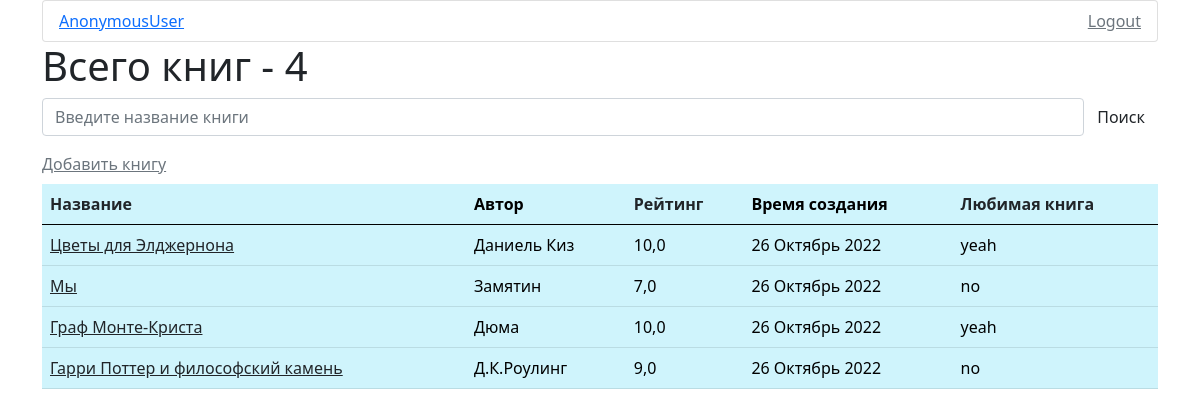
The app's page /names/ with its own data.
### book/models.py (models this page shows, shortened)
class Book(models.Model):
    user = models.ForeignKey(User, on_delete=models.CASCADE, verbose_name='Пользователь')
    title = models.CharField(max_length=255, verbose_name='Название книги')
    author = models.CharField(max_length=100, verbose_name='Автор книги')
    category = models.CharField(max_length=50, choices=Category.choices, verbose_name='Категория')
    photo = models.ImageField(upload_to='photos/%Y/%m/%d/', verbose_name='Обложка', blank=True, null=True)
    review = models.TextField(verbose_name='Рецензия')
    rating = models.FloatField(validators=[MinValueValidator(0.0), MaxValueValidator(10.0)],
                               verbose_name='Оценка')
    time_create = models.DateTimeField(auto_now_add=True, verbose_name='Время создание')
    time_update = models.DateTimeField(auto_now=True, verbose_name='Время обновления')
    favorite = models.BooleanField(default=False, verbose_name='Любимая книга')
    def get_absolute_url(self):
        return reverse('profile:book', kwargs={'book_id': self.pk})
    class Meta:
        verbose_name = 'Книга'
        verbose_name_plural = 'Книги'

### book/views.py (the view)
# urls.py: path('names/', OrderBooksByName.as_view(), name='order_by_title'),
class OrderBooksByName(BookMixinData, ListView):
    def get_queryset(self):
        return Book.objects.all().order_by('-title')
    def get_context_data(self, *, object_list=None, **kwargs):
        context = super().get_context_data()
        context['amout_books'] = Book.objects.all().count()
        return context

### templates/book/profile.html (shortened to what this page needs)
{% extends 'book/base.html' %}
{% block content %}
    <div><h1>Всего книг - {{ amout_books }}</h1></div>
    <form action="{% url 'profile:search' %}" method="get" class="d-flex editContent mb-3">
    <input type="search" name="search" class="form-control" placeholder="Введите название книги">
    <button class="btn" type="submit">Поиск</button>
    </form>
    <div class="mb-2"><a href="{% url 'profile:add_book' %}" class="link-secondary">Добавить книгу</a></div>
    <table class="table-info table">
    <thead>
        <th class="col"><a href="{% url 'profile:order_by_title' %}" style="text-decoration: none; color: #212529">Название</a></th>
        <th class="col">Автор</th>
        <th class="col"><a href="{% url 'profile:order_by_rating' %}" style="text-decoration: none; color: #212529">Рейтинг</a></th>
        <th class="col">Время создания</th>
        <th class="col"><a href="{% url 'profile:favorite_books' %}" style="text-decoration: none; color: #212529">Любимая книга</a></th>
    </thead>
    <tbody>
    {% for book in books %}
        <tr>
            <td><a href="{{ book.get_absolute_url }}" class="link-dark">{{ book.title }}</a></td>
            <td>{{ book.author }}</td>
            <td>{{ book.rating }}</td>
            <td>{{ book.time_create | date:'d F Y'}}</td>
            <td>{{ book.favorite | yesno:"yeah,no,maybe"}}</td>
        </tr>
    {% endfor %}
    </tbody>
    </table>
{% endblock %}

### records on screen
Book: title "Цветы для Элджернона", author "Даниель Киз", rating "10,0", time_create "26 Октябрь 2022", favorite "yeah"
Book: title "Мы", author "Замятин", rating "7,0", time_create "26 Октябрь 2022", favorite "no"
Book: title "Граф Монте-Криста", author "Дюма", rating "10,0", time_create "26 Октябрь 2022", favorite "yeah"
Book: title "Гарри Поттер и философский камень", author "Д.К.Роулинг", rating "9,0", time_create "26 Октябрь 2022", favorite "no"

### other values on screen
{{ user }} "AnonymousUser"
{{ amout_books }} "4"
